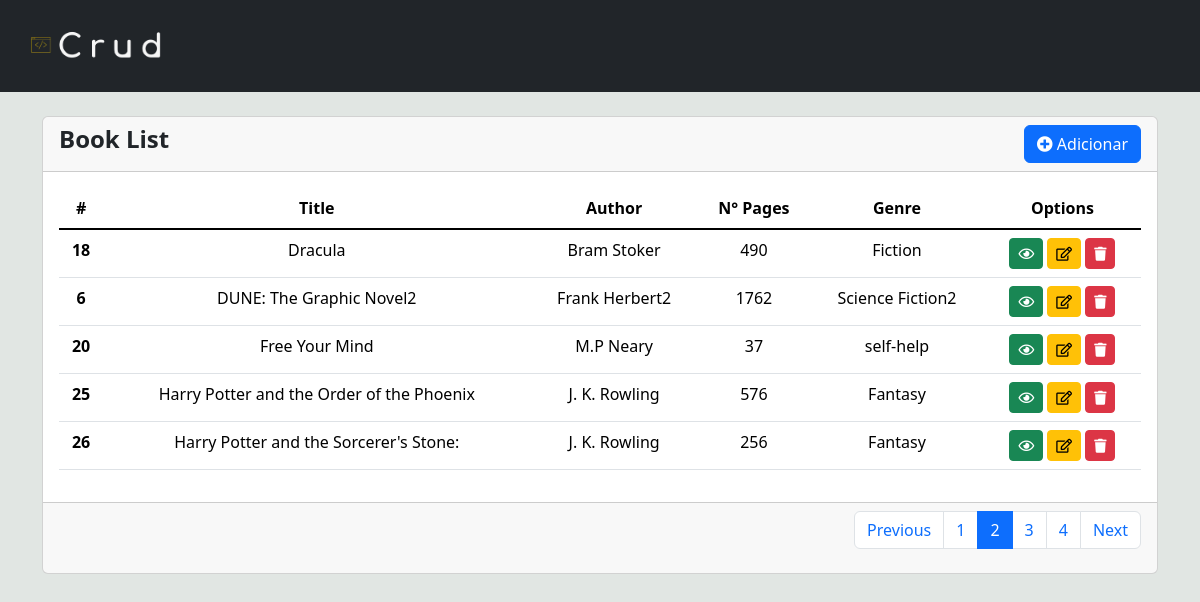
The page /App/view/home.php?page=2 on the database its author committed.
### tables this page shows
CREATE TABLE `tb_livros` (
  `id` int(11) NOT NULL,
  `title` varchar(255) DEFAULT NULL,
  `author` varchar(255) NOT NULL,
  `pages` int(11) DEFAULT NULL,
  `genre` varchar(100) NOT NULL
);

### Core/connection.php (called while the page is built, shortened)
<?php
class Connection {
    protected function openDB()
    {
        $options = array(PDO::ATTR_DEFAULT_FETCH_MODE => PDO::FETCH_OBJ, PDO::ATTR_ERRMODE => PDO::ERRMODE_EXCEPTION);
        $dns = DB_TYPE . ':host=' . DB_HOST . ";dbname=" . DB_BOOKS;
        try {
            $this->pdo = new PDO($dns, DB_USER, DB_PASSWORD, $options);
        } catch (PDOException $e) {
             echo '<div align="center"><b>Message: </b>'.$e->getMessage();
             echo '<br><b>Code</b>: '.$e->getCode().'<br>';
             echo '<b>File</b>: '.$e->getFile();
             echo '<br><b>Line: </b>'.$e->getLine();
             die('<br><br><hr><h3>Create the database<br>and try connecting again<h3></div>');
        }
    }
}
?>

### App/Models/Model.php (called while the page is built, shortened)
<?php
require_once '../../Core/connection.php';
class Model extends Connection {
    public function getListPages($firstPage, $numberOfItems) {
        $sql = "SELECT * FROM tb_livros ORDER BY title LIMIT :firstPage, :numberOfItems";
        $stmt = $this->pdo->prepare($sql);
        $stmt->bindValue(':firstPage', $firstPage, PDO::PARAM_INT);
        $stmt->bindValue(':numberOfItems', $numberOfItems, PDO::PARAM_INT);
        $stmt->execute();
        return $stmt->fetchAll(PDO::FETCH_ASSOC);
    }
    public function getTotalCount() {
        $sql = "SELECT COUNT(*) as total FROM tb_livros";
        $stmt = $this->pdo->query($sql);
        return $stmt->fetch(PDO::FETCH_ASSOC)['total'];
    }
}
?>

### App/Controllers/listController.php (the view, shortened to what this page needs)
<?php
class ListController {
    private $bookModel;
    public function __construct() {
        $this->bookModel = new BookModel();
    }
    public function getTableRows($page, $numberOfItems) {
        $firstPage = ($numberOfItems * $page) - $numberOfItems;
        $rows = $this->bookModel->getListPages($firstPage, $numberOfItems);
        $tableRows = '';
        foreach ($rows as $value) {
            $tableRows .= "<tr>";
            $tableRows .= "<th>".$value['id'] ."</th>";
            $tableRows .= "<td>".$value['title'] ."</td>";
            $tableRows .= "<td>".$value['author'] ."</td>";
            $tableRows .= "<td>".$value['pages'] ."</td>";
            $tableRows .= "<td>".$value['genre'] ."</td>";
            $tableRows .= "<td>
            <a class='btn btn-sm btn-success' href='readBook.php?id=".$value['id']."'><i class='far fa-eye'></i></a>
            <a class='btn btn-sm btn-warning' href='editBook.php?id=".$value['id']."'><i class='far fa-edit'></i></a>
            <a class='btn btn-sm btn-danger' href='../Controllers/deleteController.php?id=".$value['id']."'><i class='fas fa-trash'></i></a>
            </td>";
            $tableRows .= "</tr>";
        }
        return $tableRows;
    }
    public function getPagination($page, $numberOfItems) {
        $totalPages = $this->getTotalPages($numberOfItems);
        $pagination = '<nav aria-label="Page navigation example">';
        $pagination .= '<ul class="pagination justify-content-end">';
        $pagination .= '<li class="page-item '.($page <= 1 ? 'disabled' : '').'">';
        $pagination .= '<a class="page-link" href="?page='.($page - 1).'">Previous</a>';
        $pagination .= '</li>';
        for ($i = 1; $i <= $totalPages; $i++) {
            $pagination .= '<li class="page-item '.($page == $i ? 'active' : '').'">';
            $pagination .= '<a class="page-link" href="?page='.$i.'">'.$i.'</a>';
            $pagination .= '</li>';
        }
        $pagination .= '<li class="page-item '.($page >= $totalPages ? 'disabled' : '').'">';
        $pagination .= '<a class="page-link" href="?page='.($page + 1).'">Next</a>';
        $pagination .= '</li>';
        $pagination .= '</ul>';
        $pagination .= '</nav>';
        return $pagination;
    }
    public function getTotalPages($numberOfItems) {
        $totalItems = $this->bookModel->getTotalCount();
        return ceil($totalItems / $numberOfItems);
    }
}
?>

### Public/assets/css/style.css (style rules this page uses)
* { margin: 0; padding: 0; box-sizing: border-box; }
body { background-color: #e1e6e3; }

### rows shown on the page
tb_livros: id "18", title "Dracula", author "Bram Stoker", pages "490", genre "Fiction"
tb_livros: id "6", title "DUNE: The Graphic Novel2", author "Frank Herbert2", pages "1762", genre "Science Fiction2"
tb_livros: id "20", title "Free Your Mind", author "M.P Neary", pages "37", genre "self-help"
tb_livros: id "25", title "Harry Potter and the Order of the Phoenix", author "J. K. Rowling", pages "576", genre "Fantasy"
tb_livros: id "26", title "Harry Potter and the Sorcerer's Stone:", author "J. K. Rowling", pages "256", genre "Fantasy"
